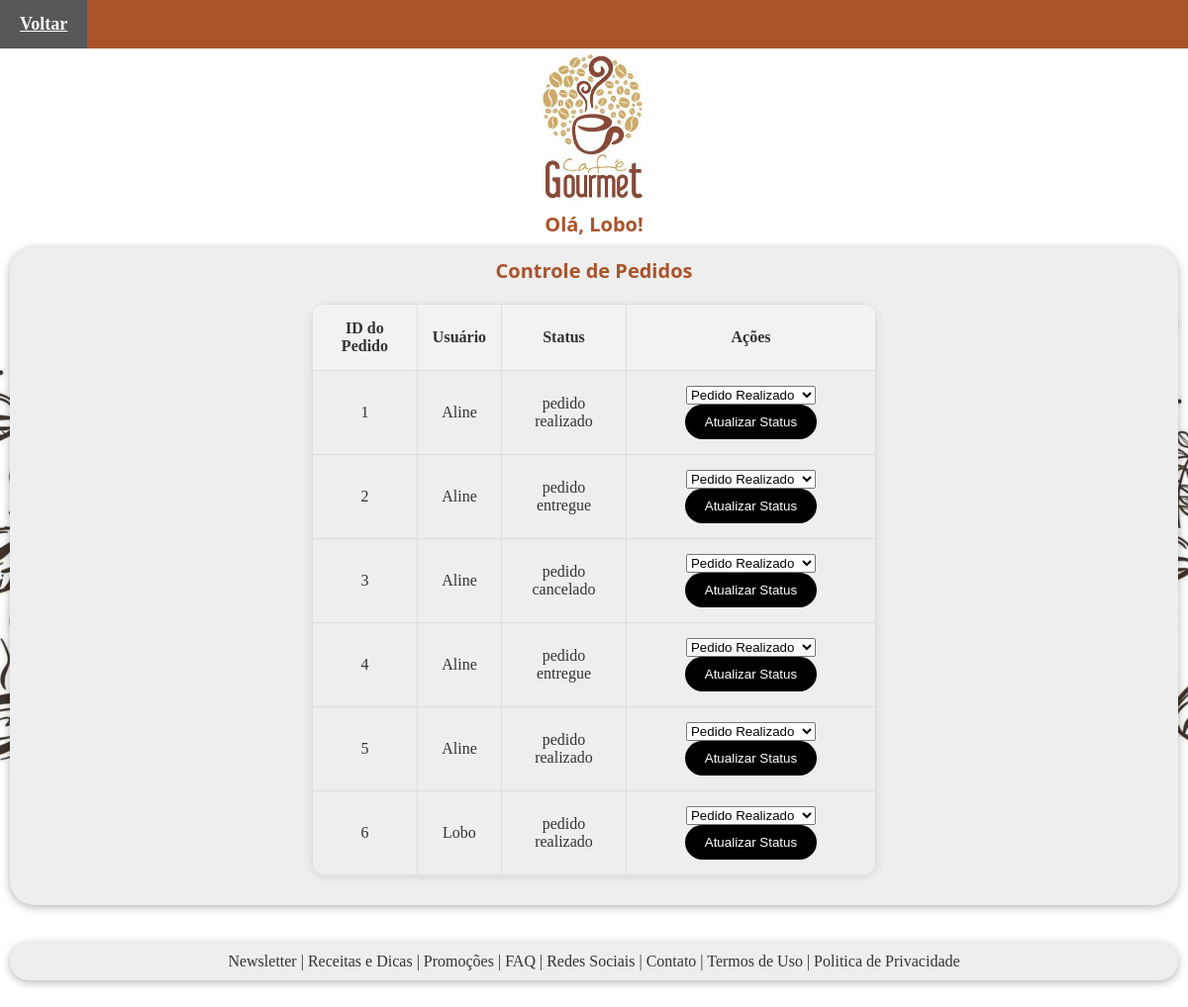
The app's page /admin_orders (signed in), older data.
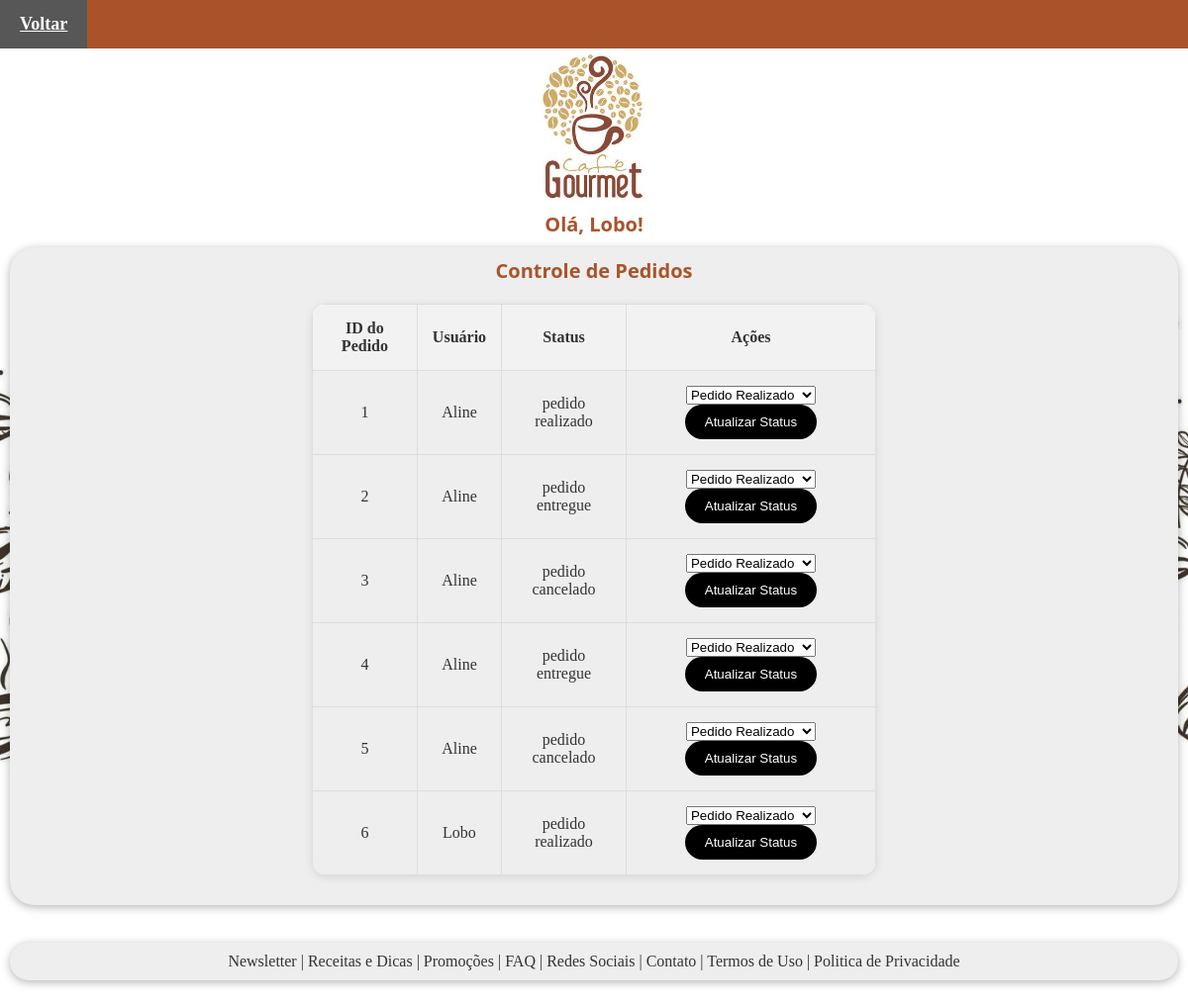
The same page, newer data.
### app.py (models this page shows, shortened)
class Order(db.Model):
    id = db.Column(db.Integer, primary_key=True)
    user_id = db.Column(db.Integer, db.ForeignKey('user.id'), nullable=False)
    user = db.relationship('User', backref='orders')
    products = db.relationship('OrderProduct', backref='order')
    status = db.Column(db.String(20), default='pedido realizado')

class User(db.Model):
    id = db.Column(db.Integer, primary_key=True)
    username = db.Column(db.String(150), unique=True, nullable=False)
    password = db.Column(db.String(150), nullable=False)
    role = db.Column(db.String(50))  # Ex: 'admin' ou 'user'

### app.py (the view)
@app.route('/admin_orders')
@login_required
def admin_orders():
    if current_user.role != 'admin':  # Verifica se o usuário é admin
        return "Acesso negado", 403  # Retorna erro se não for admin
    orders = Order.query.all()  # Obtém todos os pedidos
    return render_template('admin_orders.html', orders=orders)  # Renderiza o template com todos os pedidos

### app.py (called while the page is built)
@login_manager.user_loader
def load_user(user_id):
    return User.query.get(int(user_id))

### templates/admin_orders.html (shortened to what this page needs)
{% extends "index.html" %}
{% block navbar %}
<nav>
    <ul class="menu">
        <li><a href="{{ url_for('products') }}" class="link-nav">Voltar</a></li>
    </ul>
</nav>
{% endblock %}
{% block body %}
<div class="bloco-arquivo">
<h1>Controle de Pedidos</h1>
<table>
    <tr>
        <th>ID do Pedido</th>
        <th>Usuário</th>
        <th>Status</th>
        <th>Ações</th>
    </tr>
    {% for order in orders %}
    <tr>
        <td>{{ order.id }}</td>
        <td>{{ order.user.username }}</td>
        <td>{{ order.status }}</td>
        <td>
            <form action="{{ url_for('update_order_status', order_id=order.id) }}" method="POST">
                <select name="status">
                    <option value="pedido realizado">Pedido Realizado</option>
                </select>
                <input type="submit" value="Atualizar Status" class="botao-arquivo">
            </form>
        </td>
    </tr>
    {% endfor %}
</table>
</div>
{% endblock %}

Row changes from the older to the newer data that the page shows:
changed Order id 5: status "pedido realizado" → "pedido cancelado"
